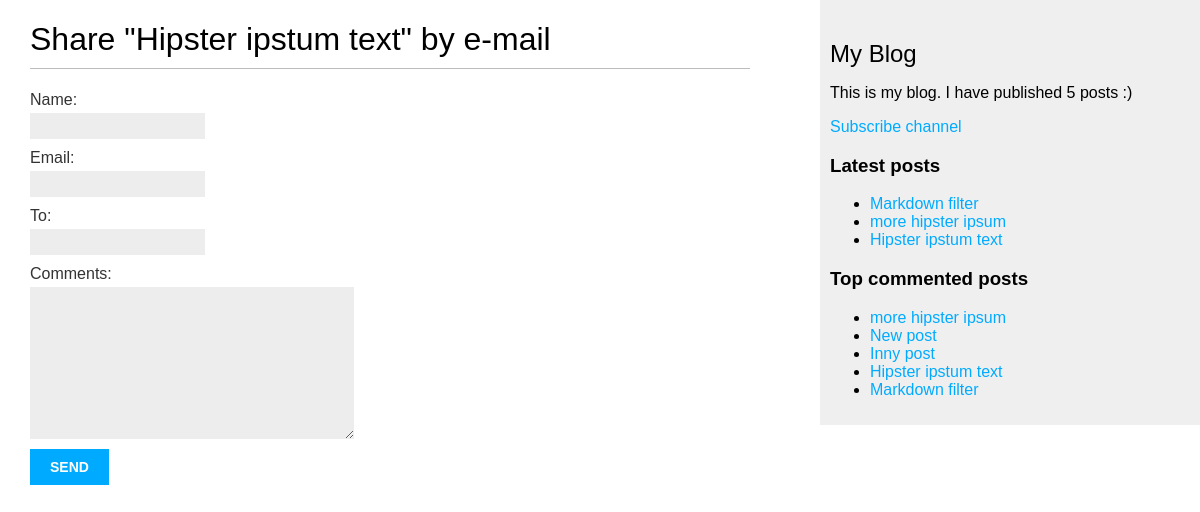
/blog/3/share/, run on the app's committed database.
### blog/models.py (models this page shows, shortened)
class Post(models.Model):
    STATUS_CHOICES = (
        ('draft', 'Draft'),
        ('published', 'Published'),
    )
    title = models.CharField(max_length=250)
    slug = models.SlugField(max_length=250, unique_for_date='publish')
    author = models.ForeignKey(User,
                               on_delete=models.CASCADE,
                               related_name='blog_posts')
    body = models.TextField()
    publish = models.DateTimeField(default=timezone.now)
    created = models.DateTimeField(auto_now_add=True)
    updated = models.DateTimeField(auto_now=True)
    status = models.CharField(max_length=10,
                              choices=STATUS_CHOICES,
                              default='draft')
    objects = models.Manager()
    published = PublishedManager()
    tags = TaggableManager()
    def get_absolute_url(self):
        return reverse('blog:post_detail',
                       args=[self.publish.year,
                             self.publish.strftime('%m'),
                             self.publish.strftime('%d'),
                             self.slug])
    class Meta:
        ordering = ("-publish",)

### blog/views.py (the view)
def post_share(request, post_id):
    post = get_object_or_404(Post, id=post_id, status='published')
    sent = False
    if request.method == 'POST':
        form = EmailPostForm(request.POST)
        if form.is_valid():
            cd = form.cleaned_data
            post_url = request.build_absolute_uri(post.get_absolute_url())
            subject = '{} ({}) encourage you to read "{}"'.format(cd['name'], cd['email'], post.title)
            message = 'Please read post "{}" on {}\n\n Comment added by {}: {}'.format(
                post.title, post_url, cd['name'], cd['comments'])
            send_mail(subject, message, 'admin@myblog.com', [cd['to']])
            sent = True
    else:
        form = EmailPostForm()
    return render(request, 'blog/post/share.html', {'post': post,
                                                    'form': form,
                                                    'sent': sent})

### blog/forms.py
class EmailPostForm(forms.Form):
    name = forms.CharField(max_length=25)
    email = forms.EmailField()
    to = forms.EmailField()
    comments = forms.CharField(required=False,
                               widget=forms.Textarea)

### blog/models.py (called while the page is built)
    def get_queryset(self):
        return super(PublishedManager, self).get_queryset().filter(status='published')

### blog/templatetags/blog_tags.py (called while the page is built)
@register.simple_tag
def total_posts():
    return Post.published.count()

@register.inclusion_tag('blog/post/latest_posts.html')
def show_latest_posts(count=5):
    latest_posts = Post.published.order_by('-publish')[:count]
    return {'latest_posts': latest_posts}

@register.simple_tag
def get_most_commented_posts(count=5):
    return Post.published.annotate(
        total_comments=Count('comments')).order_by('-total_comments')[:count]

### blog/templates/blog/post/share.html (shortened to what this page needs)
{% extends 'blog/base.html' %}
{% block content %}
  {% if sent %}
    <h1> Success! </h1>
    <p>
        Your post "{{ post.title }}" has been sent successfully.
    </p>
  {% else %}
    <h1>Share "{{ post.title }}" by e-mail</h1>
    <form action="." method="post">
        {{ form.as_p }}
        <input type="submit" value="Send">
    </form>
    {% endif %}
{% endblock %}

### blog/templates/blog/base.html (shortened to what this page needs)
<!DOCTYPE html>
<html lang="en">
{% load blog_tags %}
{% load static %}
<head>
    <link href="{% static 'css/blog.css' %}" rel="stylesheet">
</head>
<body>
  <div id="content">
      {% block content %}
      {% endblock %}
  </div>
  <div id="sidebar">
      <h2>My Blog</h2>
        <p>This is my blog. I have published {% total_posts %} posts :) </p>
        <p><a href="{% url 'blog:post_feed' %}">Subscribe channel</a></p>
      <h3>Latest posts</h3>
      {% show_latest_posts 3 %}
      <h3>Top commented posts</h3>
      {% get_most_commented_posts as most_commented_posts %}
      <ul>
          {% for post in most_commented_posts %}
          <li>
              <a href="{{ get_absolute_url }}">{{ post.title }}</a>
          </li>
          {% endfor %}
      </ul>
  </div>
</body>
</html>

### blog/templates/blog/post/latest_posts.html
<ul>
    {% for post in latest_posts %}
    <li>
        <a href="{{ post.get_absolute_url }}">{{ post.title }}</a>
    </li>
    {% endfor %}
</ul>

### blog/static/css/blog.css (style rules this page uses)
body { margin:0; padding:0; font-family:helvetica, sans-serif; }
a { color:#00abff; text-decoration:none; }
h1 { font-weight:normal; border-bottom:1px solid #bbb; padding:0 0 10px 0; }
h2 { font-weight:normal; margin:30px 0 0; }
#content { float:left; width:60%; padding:0 0 0 30px; }
#sidebar { float:right; width:30%; padding:10px; background:#efefef; height:100%; }
label { float:left; clear:both; color:#333; margin-bottom:4px; }
input, textarea { clear:both; float:left; margin:0 0 10px; background:#ededed; border:0; padding:6px 10px; font-size:12px; }
input[type=submit] { font-weight:bold; background:#00abff; color:#fff; padding:10px 20px; font-size:14px; text-transform:uppercase; }

### data on the page
Post: title "Hipster ipstum text"
Post: title "Markdown filter"
Post: title "more hipster ipsum"
Post: title "New post"
Post: title "Inny post"
